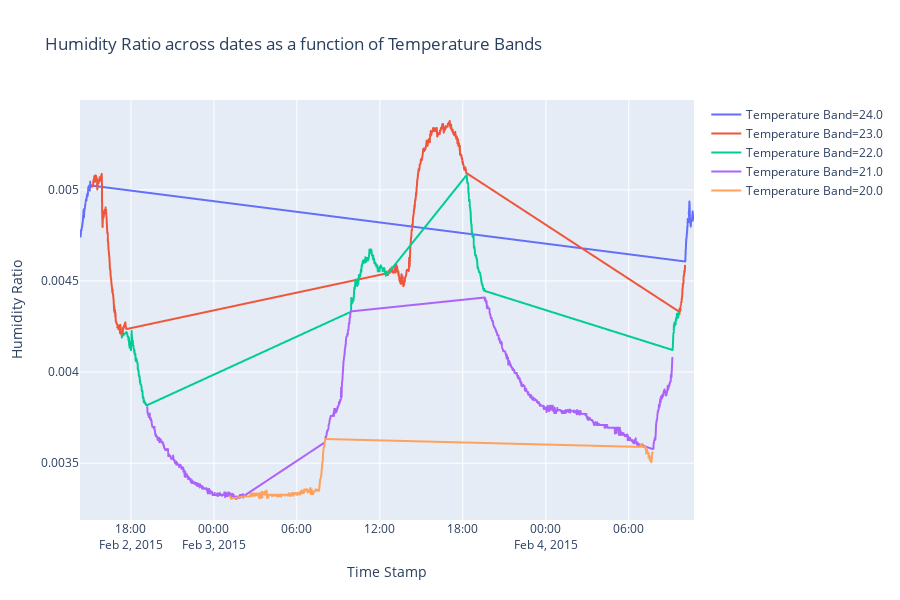

Notebook source saved alongside this figure:
### Code cell
import plotly.express as px
data['Temp_Bands'] = np.round(data['Temperature'])
fig = px.line(data, x = 'date',
              y = 'HumidityRatio',
              color = 'Temp_Bands',
             title = 'Humidity Ratio across dates as a function of Temperature Bands',
             labels = {'date' : 'Time Stamp',
                      'HumidityRatio' : 'Humidity Ratio',
                      'Temp_Bands' : 'Temperature Band'})
fig.show()

### Figure 1 — Plotly figure (JSON) as saved in the notebook; plotly's stock layout.template omitted (floating-point values rounded to 4 significant figures; data arrays with more than 128 entries replaced by an {"elided": "..."} marker saying what was removed)
{"data": [{"hoverlabel": {"namelength": 0}, "hovertemplate": "Temperature Band=24.0<br>Time Stamp=%{x}<br>Humidity Ratio=%{y}", "legendgroup": "Temperature Band=24.0", "line": {"color": "#636efa", "dash": "solid"}, "mode": "lines", "name": "Temperature Band=24.0", "showlegend": true, "type": "scattergl", "x": ["2015-02-02 14:19:00", "2015-02-02 14:19:59", "2015-02-02 14:21:00", "2015-02-02 14:22:00", "2015-02-02 14:23:00", "2015-02-02 14:23:59", "2015-02-02 14:25:00", "2015-02-02 14:25:59", "2015-02-02 14:26:59", "2015-02-02 14:28:00", "2015-02-02 14:29:00", "2015-02-02 14:30:00", "2015-02-02 14:31:00", "2015-02-02 14:31:59", "2015-02-02 14:32:59", "2015-02-02 14:34:00", "2015-02-02 14:35:00", "2015-02-02 14:36:00", "2015-02-02 14:37:00", "2015-02-02 14:38:00", "2015-02-02 14:38:59", "2015-02-02 14:39:59", "2015-02-02 14:41:00", "2015-02-02 14:42:00", "2015-02-02 14:43:00", "2015-02-02 14:44:00", "2015-02-02 14:44:59", "2015-02-02 14:45:59", "2015-02-02 14:47:00", "2015-02-02 14:48:00", "2015-02-02 14:49:00", "2015-02-02 14:50:00", "2015-02-02 14:51:00", "2015-02-02 14:51:59", "2015-02-02 14:53:00", "2015-02-02 14:54:00", "2015-02-02 14:55:00", "2015-02-02 14:55:59", "2015-02-02 14:57:00", "2015-02-02 14:57:59", "2015-02-02 14:58:59", "2015-02-02 15:00:00", "2015-02-02 15:01:00", "2015-02-02 15:02:00", "2015-02-02 15:03:00", "2015-02-02 15:04:00", "2015-02-02 15:04:59", "2015-02-02 15:06:00", "2015-02-02 15:07:00", "2015-02-02 15:08:00", "2015-02-02 15:08:59", "2015-02-02 15:10:00", "2015-02-04 10:05:00", "2015-02-04 10:06:00", "2015-02-04 10:07:00", "2015-02-04 10:08:00", "2015-02-04 10:08:59", "2015-02-04 10:09:59", "2015-02-04 10:11:00", "2015-02-04 10:12:00", "2015-02-04 10:13:00", "2015-02-04 10:14:00", "2015-02-04 10:14:59", "2015-02-04 10:15:59", "2015-02-04 10:17:00", "2015-02-04 10:18:00", "2015-02-04 10:19:00", "2015-02-04 10:20:00", "2015-02-04 10:21:00", "2015-02-04 10:21:59", "2015-02-04 10:23:00", "2015-02-04 10:24:00", "2015-02-04 10:25:00", "2015-02-04 10:25:59", "2015-02-04 10:27:00", "2015-02-04 10:27:59", "2015-02-04 10:28:59", "2015-02-04 10:30:00", "2015-02-04 10:31:00", "2015-02-04 10:32:00", "2015-02-04 10:33:00", "2015-02-04 10:34:00", "2015-02-04 10:34:59", "2015-02-04 10:36:00", "2015-02-04 10:37:00", "2015-02-04 10:38:00", "2015-02-04 10:38:59", "2015-02-04 10:40:00", "2015-02-04 10:40:59", "2015-02-04 10:41:59", "2015-02-04 10:43:00"], "xaxis": "x", "y": [0.004764, 0.004773, 0.004765, 0.004744, 0.004767, 0.004779, 0.004776, 0.004783, 0.004794, 0.004796, 0.004809, 0.004817, 0.004824, 0.004842, 0.004856, 0.004877, 0.004892, 0.004848, 0.004875, 0.004891, 0.004898, 0.004897, 0.00491, 0.00492, 0.004928, 0.004929, 0.004946, 0.004938, 0.004942, 0.004958, 0.004963, 0.004977, 0.004977, 0.004966, 0.004977, 0.004988, 0.005015, 0.004995, 0.004999, 0.005011, 0.005023, 0.005014, 0.005004, 0.004997, 0.005045, 0.005026, 0.005015, 0.005019, 0.005019, 0.005019, 0.005019, 0.005023, 0.004607, 0.004632, 0.004666, 0.004689, 0.004717, 0.004736, 0.004738, 0.004763, 0.004764, 0.004797, 0.004798, 0.004841, 0.004837, 0.004823, 0.004866, 0.004869, 0.004879, 0.004893, 0.004936, 0.004919, 0.004859, 0.004822, 0.004815, 0.00481, 0.004799, 0.004822, 0.004839, 0.004839, 0.004839, 0.004839, 0.004848, 0.004857, 0.004882, 0.004858, 0.004829, 0.004848, 0.004841, 0.004849, 0.00486], "yaxis": "y"}, {"hoverlabel": {"namelength": 0}, "hovertemplate": "Temperature Band=23.0<br>Time Stamp=%{x}<br>Humidity Ratio=%{y}", "legendgroup": "Temperature Band=23.0", "line": {"color": "#EF553B", "dash": "solid"}, "mode": "lines", "name": "Temperature Band=23.0", "showlegend": true, "type": "scattergl", "x": {"elided": "518 str values"}, "xaxis": "x", "y": {"elided": "518 float values"}, "yaxis": "y"}, {"hoverlabel": {"namelength": 0}, "hovertemplate": "Temperature Band=22.0<br>Time Stamp=%{x}<br>Humidity Ratio=%{y}", "legendgroup": "Temperature Band=22.0", "line": {"color": "#00cc96", "dash": "solid"}, "mode": "lines", "name": "Temperature Band=22.0", "showlegend": true, "type": "scattergl", "x": {"elided": "358 str values"}, "xaxis": "x", "y": {"elided": "358 float values"}, "yaxis": "y"}, {"hoverlabel": {"namelength": 0}, "hovertemplate": "Temperature Band=21.0<br>Time Stamp=%{x}<br>Humidity Ratio=%{y}", "legendgroup": "Temperature Band=21.0", "line": {"color": "#ab63fa", "dash": "solid"}, "mode": "lines", "name": "Temperature Band=21.0", "showlegend": true, "type": "scattergl", "x": {"elided": "1296 str values"}, "xaxis": "x", "y": {"elided": "1296 float values"}, "yaxis": "y"}, {"hoverlabel": {"namelength": 0}, "hovertemplate": "Temperature Band=20.0<br>Time Stamp=%{x}<br>Humidity Ratio=%{y}", "legendgroup": "Temperature Band=20.0", "line": {"color": "#FFA15A", "dash": "solid"}, "mode": "lines", "name": "Temperature Band=20.0", "showlegend": true, "type": "scattergl", "x": {"elided": "402 str values"}, "xaxis": "x", "y": {"elided": "402 float values"}, "yaxis": "y"}], "layout": {"height": 600, "legend": {"tracegroupgap": 0}, "title": {"text": "Humidity Ratio across dates as a function of Temperature Bands"}, "xaxis": {"anchor": "y", "domain": [0, 1], "title": {"text": "Time Stamp"}}, "yaxis": {"anchor": "x", "domain": [0, 1], "title": {"text": "Humidity Ratio"}}}}
